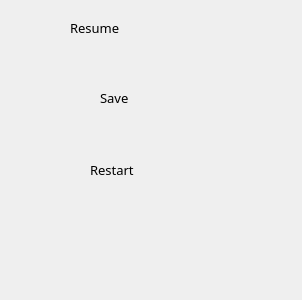
<?xml version="1.0" encoding="UTF-8"?>
<ui version="4.0">
 <class>PauseMenu</class>
 <widget class="QDialog" name="PauseMenu">
  <property name="geometry">
   <rect>
    <x>0</x>
    <y>0</y>
    <width>302</width>
    <height>300</height>
   </rect>
  </property>
  <property name="windowTitle">
   <string>Dialog</string>
  </property>
  <widget class="QPushButton" name="resumeBtn">
   <property name="geometry">
    <rect>
     <x>80</x>
     <y>40</y>
     <width>121</width>
     <height>41</height>
    </rect>
   </property>
   <property name="text">
    <string/>
   </property>
   <property name="icon">
    <iconset resource="Resources.qrc">
     <normaloff>:/Menu/Menu.png</normaloff>:/Menu/Menu.png</iconset>
   </property>
   <property name="iconSize">
    <size>
     <width>150</width>
     <height>40</height>
    </size>
   </property>
   <property name="flat">
    <bool>true</bool>
   </property>
  </widget>
  <widget class="QLabel" name="resumeLbl">
   <property name="geometry">
    <rect>
     <x>70</x>
     <y>20</y>
     <width>121</width>
     <height>16</height>
    </rect>
   </property>
   <property name="font">
    <font>
     <family>Wide Latin</family>
     <pointsize>10</pointsize>
    </font>
   </property>
   <property name="text">
    <string>Resume</string>
   </property>
  </widget>
  <widget class="QPushButton" name="saveBtn">
   <property name="geometry">
    <rect>
     <x>80</x>
     <y>110</y>
     <width>121</width>
     <height>41</height>
    </rect>
   </property>
   <property name="text">
    <string/>
   </property>
   <property name="icon">
    <iconset resource="Resources.qrc">
     <normaloff>:/Menu/Menu.png</normaloff>:/Menu/Menu.png</iconset>
   </property>
   <property name="iconSize">
    <size>
     <width>150</width>
     <height>40</height>
    </size>
   </property>
   <property name="flat">
    <bool>true</bool>
   </property>
  </widget>
  <widget class="QLabel" name="saveLbl">
   <property name="geometry">
    <rect>
     <x>100</x>
     <y>90</y>
     <width>81</width>
     <height>16</height>
    </rect>
   </property>
   <property name="font">
    <font>
     <family>Wide Latin</family>
     <pointsize>10</pointsize>
    </font>
   </property>
   <property name="text">
    <string>Save</string>
   </property>
  </widget>
  <widget class="QPushButton" name="restartBtn">
   <property name="geometry">
    <rect>
     <x>80</x>
     <y>180</y>
     <width>121</width>
     <height>41</height>
    </rect>
   </property>
   <property name="text">
    <string/>
   </property>
   <property name="icon">
    <iconset resource="Resources.qrc">
     <normaloff>:/Menu/Menu.png</normaloff>:/Menu/Menu.png</iconset>
   </property>
   <property name="iconSize">
    <size>
     <width>150</width>
     <height>40</height>
    </size>
   </property>
   <property name="flat">
    <bool>true</bool>
   </property>
  </widget>
  <widget class="QLabel" name="restartLbl">
   <property name="geometry">
    <rect>
     <x>90</x>
     <y>160</y>
     <width>111</width>
     <height>20</height>
    </rect>
   </property>
   <property name="font">
    <font>
     <family>Wide Latin</family>
     <pointsize>10</pointsize>
    </font>
   </property>
   <property name="text">
    <string>Restart</string>
   </property>
  </widget>
 </widget>
 <resources>
  <include location="Resources.qrc"/>
 </resources>
 <connections/>
</ui>
